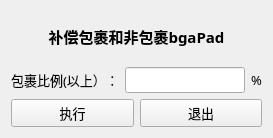
<?xml version="1.0" encoding="UTF-8"?>
<ui version="4.0">
 <class>Form</class>
 <widget class="QWidget" name="Form">
  <property name="geometry">
   <rect>
    <x>0</x>
    <y>0</y>
    <width>273</width>
    <height>137</height>
   </rect>
  </property>
  <property name="font">
   <font>
    <family>微软雅黑</family>
    <pointsize>10</pointsize>
   </font>
  </property>
  <property name="windowTitle">
   <string>Form</string>
  </property>
  <layout class="QVBoxLayout" name="verticalLayout" stretch="0,0,0">
   <item>
    <widget class="QLabel" name="label_7">
     <property name="minimumSize">
      <size>
       <width>0</width>
       <height>50</height>
      </size>
     </property>
     <property name="font">
      <font>
       <family>微软雅黑</family>
       <pointsize>11</pointsize>
       <weight>75</weight>
       <bold>true</bold>
      </font>
     </property>
     <property name="text">
      <string>补偿包裹和非包裹bgaPad</string>
     </property>
     <property name="alignment">
      <set>Qt::AlignCenter</set>
     </property>
    </widget>
   </item>
   <item>
    <layout class="QGridLayout" name="gridLayout">
     <item row="0" column="2">
      <widget class="QLabel" name="label_5">
       <property name="text">
        <string>%</string>
       </property>
      </widget>
     </item>
     <item row="0" column="0">
      <widget class="QLabel" name="label">
       <property name="text">
        <string>包裹比例(以上）：</string>
       </property>
      </widget>
     </item>
     <item row="0" column="1">
      <widget class="QLineEdit" name="lineEdit_rate">
       <property name="font">
        <font>
         <family>微软雅黑</family>
         <pointsize>10</pointsize>
        </font>
       </property>
       <property name="text">
        <string/>
       </property>
      </widget>
     </item>
    </layout>
   </item>
   <item>
    <layout class="QHBoxLayout" name="horizontalLayout">
     <item>
      <widget class="QPushButton" name="pushButton_exec">
       <property name="cursor">
        <cursorShape>PointingHandCursor</cursorShape>
       </property>
       <property name="text">
        <string>执行</string>
       </property>
      </widget>
     </item>
     <item>
      <widget class="QPushButton" name="pushButton_exit">
       <property name="cursor">
        <cursorShape>PointingHandCursor</cursorShape>
       </property>
       <property name="text">
        <string>退出</string>
       </property>
      </widget>
     </item>
    </layout>
   </item>
  </layout>
 </widget>
 <resources/>
 <connections/>
</ui>
